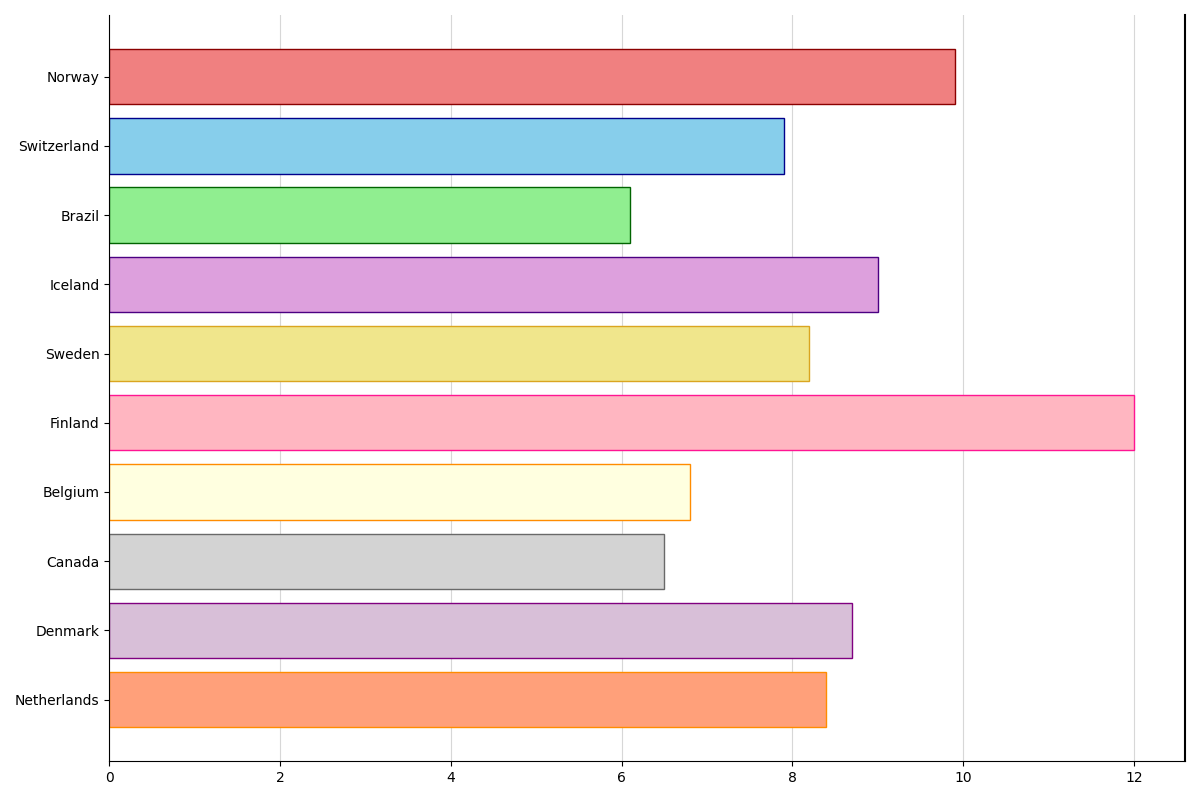

Python code for this plot:
import matplotlib.pyplot as plt
import numpy as np

countries = ['Norway', 'Switzerland', 'Brazil', 'Iceland', 'Sweden', 
             'Finland', 'Belgium', 'Canada', 'Denmark', 'Netherlands']
consumption_kg = [9.9, 7.9, 6.1, 9, 8.2, 12, 6.8, 6.5, 8.7, 8.4]

fig, ax = plt.subplots(figsize=(12, 8))

colors = ['lightcoral', 'skyblue', 'lightgreen', 'plum', 'khaki', 
          'lightpink', 'lightyellow', 'lightgrey', 'thistle', 'lightsalmon']
edge_colors = ['darkred', 'darkblue', 'darkgreen', 'indigo', 'goldenrod', 
               'deeppink', 'darkorange', 'dimgray', 'purple', 'darkorange']
linestyles = ['-', '--', '-.', ':', (0, (3, 5, 1, 5)), (0, (1, 10)), '-', '--', '-.', ':']

ax.barh(countries, consumption_kg, color=colors, edgecolor=edge_colors)

ax.xaxis.grid(True, linestyle=linestyles[0], linewidth=0.8, alpha=0.5)
ax.set_axisbelow(True)

ax.invert_yaxis()

ax.spines['top'].set_visible(False)
ax.spines['right'].set_linewidth(1.5)

plt.tight_layout()

plt.show()
